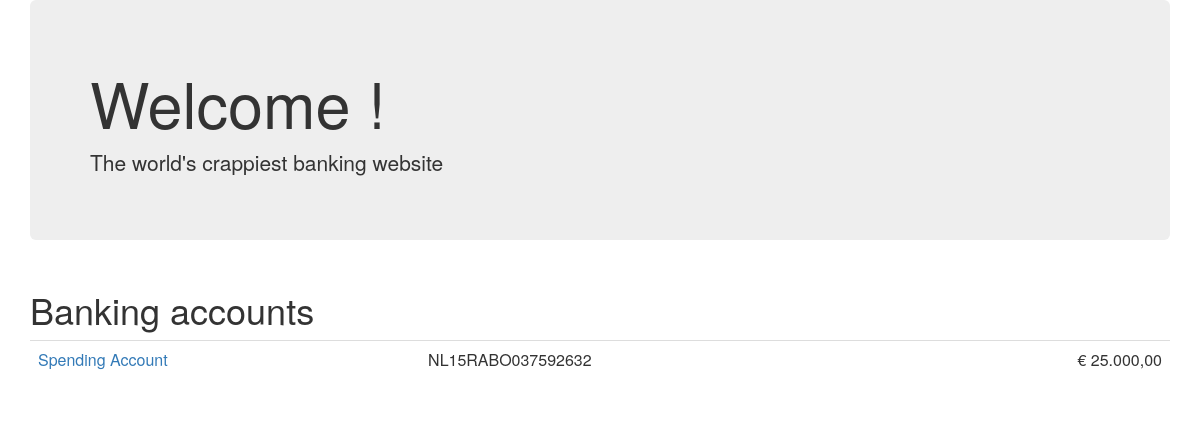
Page /secret.php (signed in) on the committed database.
### tables this page shows
CREATE TABLE `accounts` (
  `account` varchar(255) NOT NULL DEFAULT '',
  `user_id` int(11) DEFAULT NULL,
  `name` varchar(255) DEFAULT NULL,
  PRIMARY KEY (`account`)
);

### database.php (called while the page is built, shortened)
<?php
function query_row($query){
	$res = mysql_query($query) or die (mysql_error());
	return mysql_fetch_array($res);
}
function query_rows($query)
{
	$results = [];
	$res = mysql_query($query) or die (mysql_error());
	while($row = mysql_fetch_assoc($res)){
		$results[] = $row;
	}
	return $results;
}
function user_accounts($userid)
{
	$query = "SELECT * FROM accounts WHERE user_id = '$userid'";
	return query_rows($query);
}
function account_get_balance($account)
{
	$in = query_row("SELECT SUM(amount) as 's' FROM transactions WHERE to_acc = '$account' ");
	$out = query_row("SELECT SUM(amount) as s FROM transactions WHERE from_acc='$account' ");
	return $in['s'] - $out['s'];
}

### accounts.php (the view, shortened to what this page needs)
<div class="row" >
	<div class="col-md-12">
		<div class="jumbotron">
			<h1>Welcome <?php print $_GET['name'] ?>!</h1>
			<p>The world's crappiest banking website</p>
		</div>
	</div>
</div>
<div class="row">
	<div class="col-md-12">
		<h1>Banking accounts</h1>
		<table class="table">
			<?php foreach(user_accounts($_SESSION['user']['id']) as $account) :  ?>
				<tr>
					<td>
						<a href="secret.php?page=account-info.php&account=<?php print $account['account'] ?>"><?php print $account['name'] ?></a></td>
					<td><?php print $account['account'] ?></td>
					<td class="text-right">&euro; <?php print number_format(account_get_balance($account['account']),2,',','.') ?></td>
				</tr>
			<?php endforeach;?>
		</table>
	</div>
</div>

### rows in the picture
accounts: name "Spending Account", account "NL15RABO037592632", account "25.000,00"
